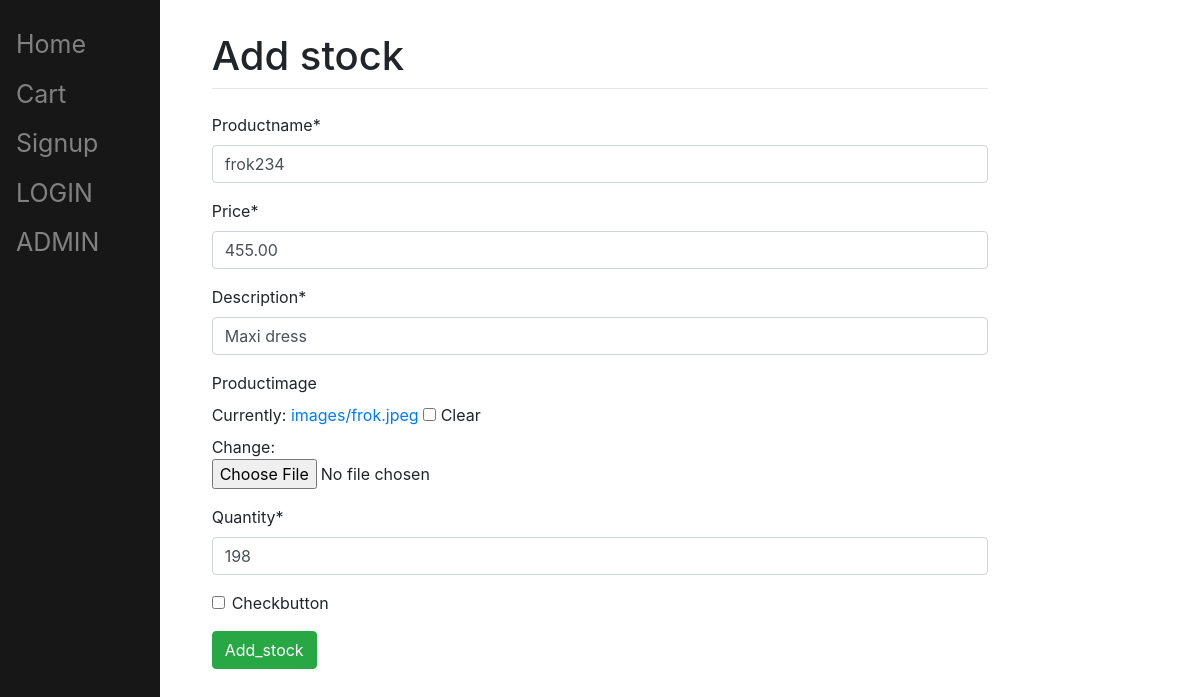
/7/, run on an earlier commit of the app's database.
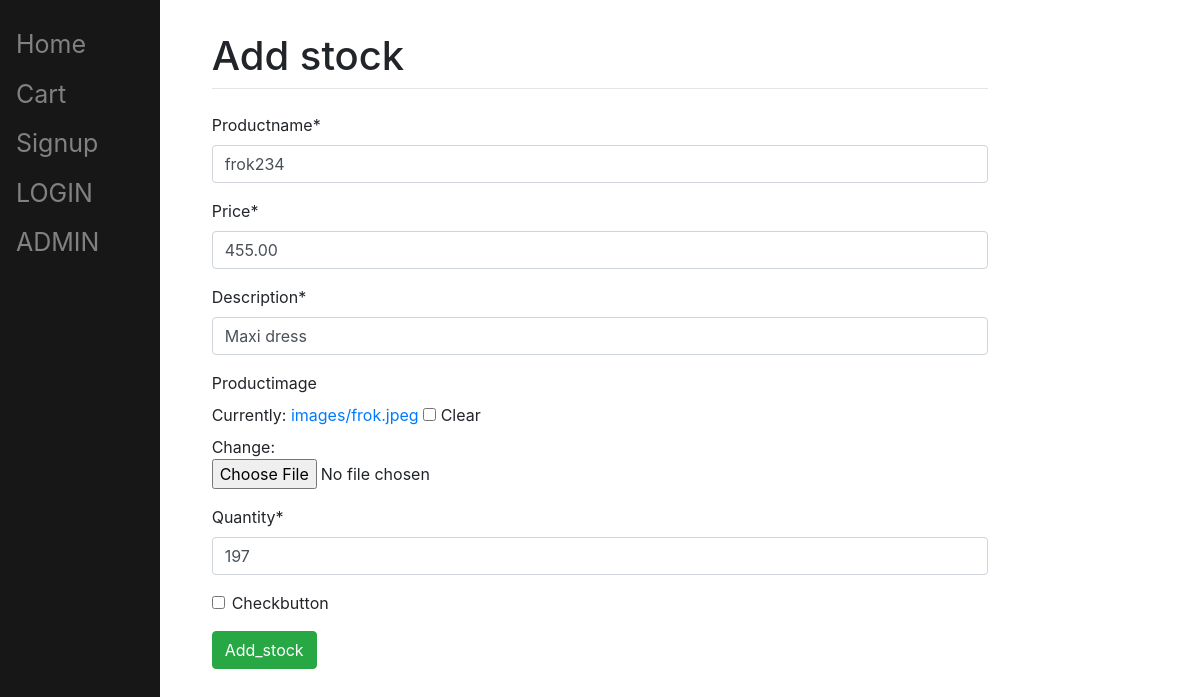
And on a later commit of the database.
### shop/models.py (models this page shows, shortened)
class Product(models.Model):
    user = models.ForeignKey(User, on_delete=models.CASCADE, null=True, blank=True)
    productname = models.CharField(max_length=200, null=True, blank=True)
    price = models.DecimalField(max_digits=5, decimal_places=2, blank=True, null=True)
    description = models.TextField(null=True, blank=True)
    quantity = models.IntegerField(default=2)
    productimage = models.ImageField(upload_to="images/", blank=True, null=True)
    checkbutton = models.BooleanField(default=False, null=True, blank=True)

### shop/views.py (the view)
# urls.py: path('<int:id>/', views.update_stock, name='update_stock'),
def update_stock(request, id):
    item = Product.objects.get(id=id)
    print(item)
    product_data = {
        'productname': item.productname,
        'price': item.price,
        'description': item.description,
        'productimage': item.productimage,
        'quantity': item.quantity,
    }
    form = Addstock(initial=product_data)
    if request.method == "POST":
        if request.user.is_authenticated and request.user.is_admin:
            form = Addstock(request.POST, request.FILES)
            if form.is_valid():
                productname = form.cleaned_data.get('productname')
                price = form.cleaned_data.get('price')
                description = form.cleaned_data.get('description')
                productimage = form.cleaned_data.get('productimage')
                quantity = form.cleaned_data.get('quantity')
                if productimage is None:
                    productimage = item.productimage
                if productname != item.productname:
                    item.productname = productname
                    item.save()
                if price != item.price:
                    item.price = price
                    item.save()
                if description != item.description:
                    item.description = description
                    item.save()
                if productimage != item.productimage:
                    item.productimage = productimage
                    item.save()
                if quantity != item.quantity:
                    item.quantity = quantity
                    item.save()
                messages.add_message(request, messages.SUCCESS, "item updated")
                return HttpResponseRedirect(reverse('shop:admin_view'))
        else:
            messages.add_message(request, messages.WARNING, "Your'e not admin")
    else:
        form = Addstock(initial=product_data)
    return render(request, 'shop/add_stock.html/', {'form': form})

### shop/form.py
class Addstock(forms.Form):
    productname = forms.CharField(max_length=200)
    price = forms.DecimalField(max_digits=5, decimal_places=2)
    description = forms.CharField()
    productimage = forms.ImageField(required=False)
    quantity = forms.IntegerField()
    checkbutton = forms.BooleanField(required=False)

### shop/templates/shop/add_stock.html (shortened to what this page needs)
{% extends 'shop/base.html' %}
{% load static %}
{% load crispy_forms_tags %}
{% block title %}Add stock {% endblock %}
{% block content %}
<form method="post" class="from-group" enctype="multipart/form-data" action="#">
    {{ form|crispy }}
    <button type="submit" class="btn btn-success">Add_stock</button>
</form>
{% endblock %}

What changed in the data, as far as the page shows it:
changed Product "frok234": quantity "198" → "197"
